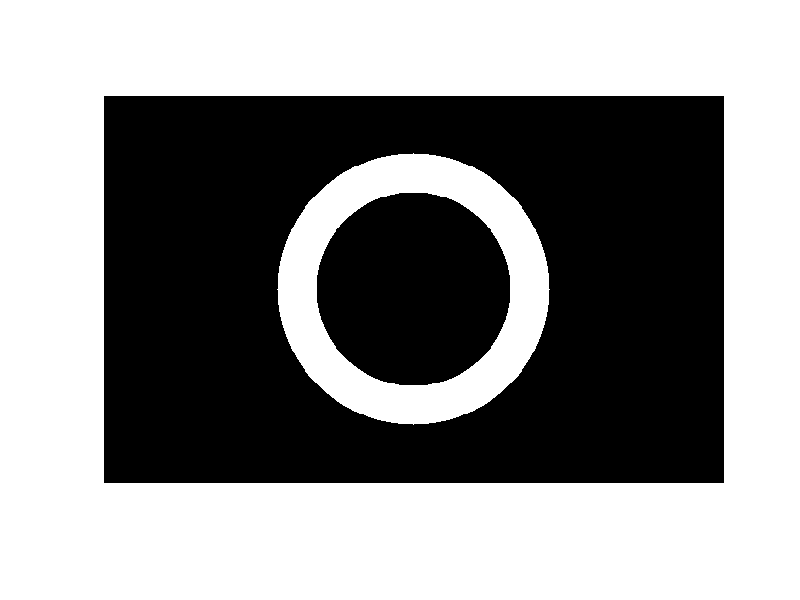

This figure's MATLAB source: (Note: this script raises an error after producing the figure.)

% for i =1:10
%     string = {'characters/T';'.GIF'};
%     file = strcat(string(1),int2str(i),string(2));
%     plotFourier(char(file));
% %     z = fft2(double(f));
% %     q = fftshift(z);
% %     figure
% %     imagesc(log(abs(q))+1);
% %     colorbar;
% %     hold off;
% end 
% 
% f = imread('characters/S4.GIF');
% [M N] =size(f)
% % v = imread('characters/V1.GIF');
% % t = imread('characters/T1.GIF');
% % 
% z=fft2(double(f));
% q=fftshift(z);
% Magq = abs(q);
% logMag = log(abs(q));
% Phaseq = angle(q);
% % % hold off
% figure (1);
% magimg = log(abs(q)+1);
% 
% imagesc(Magq);
% colorbar;
% hold off
% figure
% imagesc(log(abs(q)+1));
% colorbar;
% hold off
% plotFourier('characters/S1.GIF');
% x= [140:160];
% y=[200:250];
% plotFourier('characters/T1.GIF');
% plotFourier('characters/V1.GIF');
% w = ifft2(ifftshift(q));
% figure;
% imagesc(Magq);
% size(w)
% http://www.cs.cf.ac.uk/Dave/CM0268/PDF/09_CM0268_Frequence_Space.pdf
% image = zeros(M,N);
% box = ones(64,64);
% % box at centre
% image(97:160,97:160) = box;
% figure(1);
% imshow(image);
% hold off
% u0 =100;
% u = 0:(M-1);
% v = 0:(N-1);
% idx = find(u>M/2);
% idy = find(v>N/2);
% u(idx) = u(idx)-M;
% v(idy) = v(idy)-N;
% [V,U] = meshgrid(v,u);
% D = sqrt(U.^2+V.^2);

figure(9)
% inner diameter, outer diameter center, and image size.
% First create the image.
imageSizeX = 640;
imageSizeY = 400;
[columnsInImage rowsInImage] = meshgrid(1:imageSizeX, 1:imageSizeY);
% Next create the circle in the image.
centerX = 320;
centerY = 200;
innerRadius = 100;
outerRadius = 140;
array2D = (rowsInImage - centerY).^2 ...
    + (columnsInImage - centerX).^2;
circlePixels = array2D >= innerRadius.^2 & array2D <= outerRadius.^2;
figure
imshow(circlePixels,[]);
% circlePixels = (circlePixels);
% circlePixels is a 2D "logical" array.
% Now, display it.

% http://matlab.wikia.com/wiki/FAQ#How_do_I_create_a_ring.3F
magas = reshape(magimg,[640 400]);
result = (circlePixels).*magimg;
imagesc(result);
w = real(ifft2(ifftshift(circlePixels.*q)));
figure(10);
imshow(w);
% colormap([0 0 0; 1 1 1]);
title('Binary Image of a Ring', 'FontSize', 25);
% H = double(D<=u0);
% figure(3)
% imshow(fftshift(H));
% % low pass filter
% G  = z.*H;
% 
% g = real(ifft2(double(G)));
% figure(4);
% imshow(g);
% 
% F = fft2(double(image));
% figure(2);
% imshow(abs(fftshift(F)/256));
% figure(5);
% imhist(z);
% sober 
% A = imread('characters/A1.GIF');
% 
% fx = [-1 0 1;-2 0 2;-1 0 1];
% fy = [1 2 1; 0 0 0; -1 -2 -1];
% gx = conv2(double(A),double (fx))/8
% gy = conv2(double(A),double(fy))/8;
% mag = sqrt((gx).^2+(gy).^2);
% ang = atan(gy./gx);
% figure;imagesc(mag);
% axis off;colormap gray;
% feature  = [mag(1,:) mag(2,:)];

% figure; imagesc(ang); axis off; colormap gray;